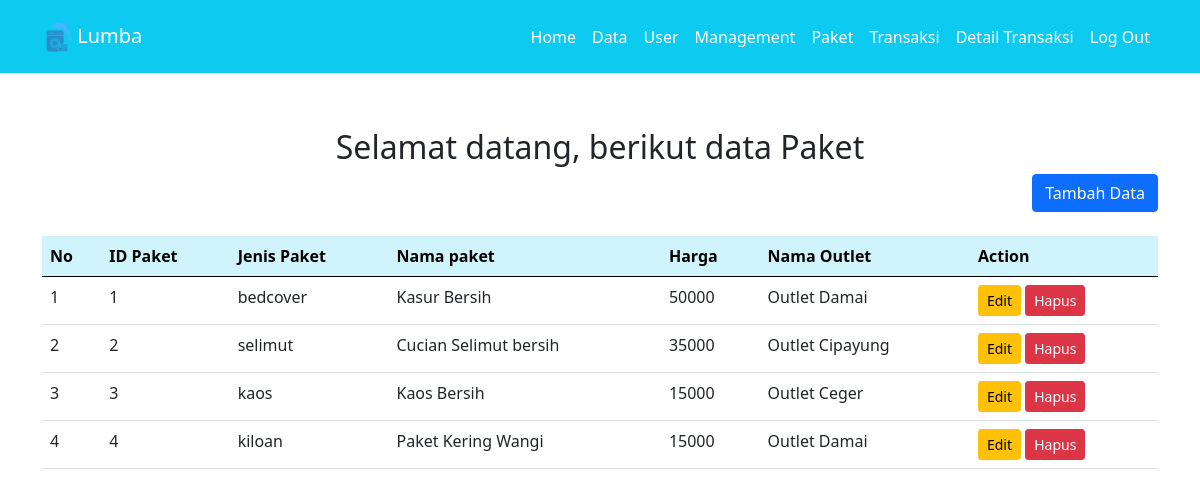
Screenshot of /admin/paket.php (signed in) with the database file from the repository.
### tables this page shows
CREATE TABLE `paket` (
  `id_paket` int NOT NULL,
  `jenis_paket` enum('kiloan','selimut','bedcover','kaos','lain') DEFAULT NULL,
  `nama_paket` varchar(100) DEFAULT NULL,
  `harga` int DEFAULT NULL,
  `outlet_id` int DEFAULT NULL
);

CREATE TABLE `outlet` (
  `id_outlet` int NOT NULL,
  `nama_outlet` varchar(100) DEFAULT NULL,
  `alamat_outlet` text,
  `telp_outlet` varchar(15) DEFAULT NULL
);

### admin/paket.php (the view, shortened to what this page needs)
<?php
include 'koneksi.php';
include 'nav.php';
?>
<div class="container mt-5 content-container">
    <h2 class="text-center">Selamat datang, berikut data Paket</h2>
    <div class="d-flex justify-content-end mb-3">
        <button type="button" class="btn btn-primary" data-bs-toggle="modal" data-bs-target="#tambahDataModal">
            Tambah Data
        </button>
    </div>
    <table class="table mt-4">
        <thead class="table-info">
            <tr>
                <th scope="col">No</th>
                <th scope="col">ID Paket</th>
                <th scope="col">Jenis Paket</th>
                <th scope="col">Nama paket</th>
                <th scope="col">Harga</th>
                <th scope="col">Nama Outlet</th>
                <th scope="col">Action</th>
            </tr>
        </thead>
        <tbody>
            <?php
            $no = 1;
            $hasil = $koneksi->query("SELECT paket.*, outlet.nama_outlet FROM paket
            JOIN outlet ON paket.outlet_id = outlet.id_outlet");
            while ($row = $hasil->fetch_assoc()) {
            ?>
                <tr>
                    <td><?= $no++; ?></td>
                    <td><?= $row['id_paket']; ?></td>
                    <td><?= $row['jenis_paket']; ?></td>
                    <td><?= $row['nama_paket']; ?></td>
                    <td><?= $row['harga']; ?></td>
                    <td><?= $row['nama_outlet']; ?></td>
                    <td>
                        <button type="button" class="btn btn-warning btn-sm" data-bs-toggle="modal"
                            data-bs-target="#editModal<?= $row['id_paket']; ?>">
                            Edit
                        </button>
                    <button type="button" class="btn btn-danger btn-sm" data-bs-toggle="modal"
                        data-bs-target="#hapusModal<?= $row['id_paket']; ?>">
                        Hapus
                    </button>
                </td>
            </tr>
        <?php
        }
        ?>
    </tbody>
</table>
  </div>
</body>

### admin/nav.php (style rules this page uses)
.content-container { padding-top: 80px; }

### rows the page displays
paket: id_paket "1", jenis_paket "bedcover", nama_paket "Kasur Bersih", harga "50000", outlet.nama_outlet "Outlet Damai"
paket: id_paket "2", jenis_paket "selimut", nama_paket "Cucian Selimut bersih", harga "35000", outlet.nama_outlet "Outlet Cipayung"
paket: id_paket "3", jenis_paket "kaos", nama_paket "Kaos Bersih", harga "15000", outlet.nama_outlet "Outlet Ceger"
paket: id_paket "4", jenis_paket "kiloan", nama_paket "Paket Kering Wangi", harga "15000", outlet.nama_outlet "Outlet Damai"
